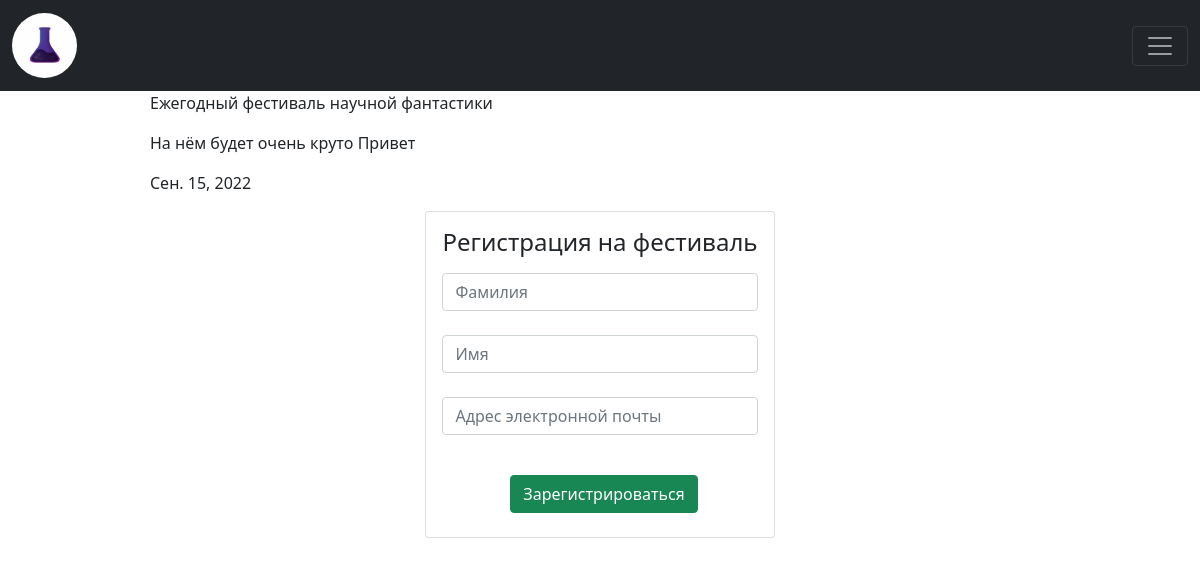
The page / on the database its author committed.
### Site/models.py (models this page shows, shortened)
class Concurs(models.Model):
    header = models.CharField(verbose_name="Название фестиваля",null=False,blank=False,max_length=255)
    description = models.TextField(verbose_name="Описание фестиваля",null=False,blank=False)
    data = models.DateField("Дата проведения",null=False,blank=False)
    class Meta:
        verbose_name = "Фестиваль"
        verbose_name_plural = "Фестивали"
        ordering = ['-id']

### Site/views.py (the view)
# urls.py: path('',views.main,name='main'),
def main(request):
    concurs = Concurs.objects.latest('id')
    form = RegisterForm()
    return render(request, 'index.html', {"concurs":concurs,'form': form})

### Site/forms.py
class RegisterForm(forms.Form):
    surname = forms.CharField(max_length=30,widget=forms.TextInput(attrs={"class":"form-control","placeholder":"Фамилия"}))
    name = forms.CharField(max_length=30,widget=forms.TextInput(attrs={"class":"form-control","placeholder":"Имя"}))
    email = forms.EmailField(widget=forms.EmailInput(attrs={"class":"form-control","placeholder":"Адрес электронной почты"}))

### Site/templates/index.html (shortened to what this page needs)
{% extends "base.html" %}
{% load static %}
{%block css%}
<link rel="stylesheet" href="{% static 'css/index.css'%}">
{%endblock%}
{% block content %}
<div>
    <p>{{concurs.header}}</p>
    <p>{{concurs.description}}</p>
    <p>{{concurs.data}}</p>
</div>
<div class="d-flex justify-content-center">
    <form action="register/" method="post" style="max-width:450px">
        <div class="card">
            <div class="card-body p-lg-3 pb-1 text-black">
                <h4 class="mb-3">Регистрация на фестиваль</h4>
                {% for field in form %}
                <div class="form-outline mb-4">
                    {{ field }}
                </div>
                {% endfor %}
                <div class="d-flex justify-content-center pt-3 mb-sm-2 mb-2">
                    <input type="submit" class="btn btn-success ms-2" value="Зарегистрироваться" />
                </div>
            </div>
        </div>
    </form>
</div>
{% endblock %}

### rows shown on the page
Concurs: header "Ежегодный фестиваль научной фантастики", description "На нём будет очень круто Привет", data "Сен. 15, 2022"
